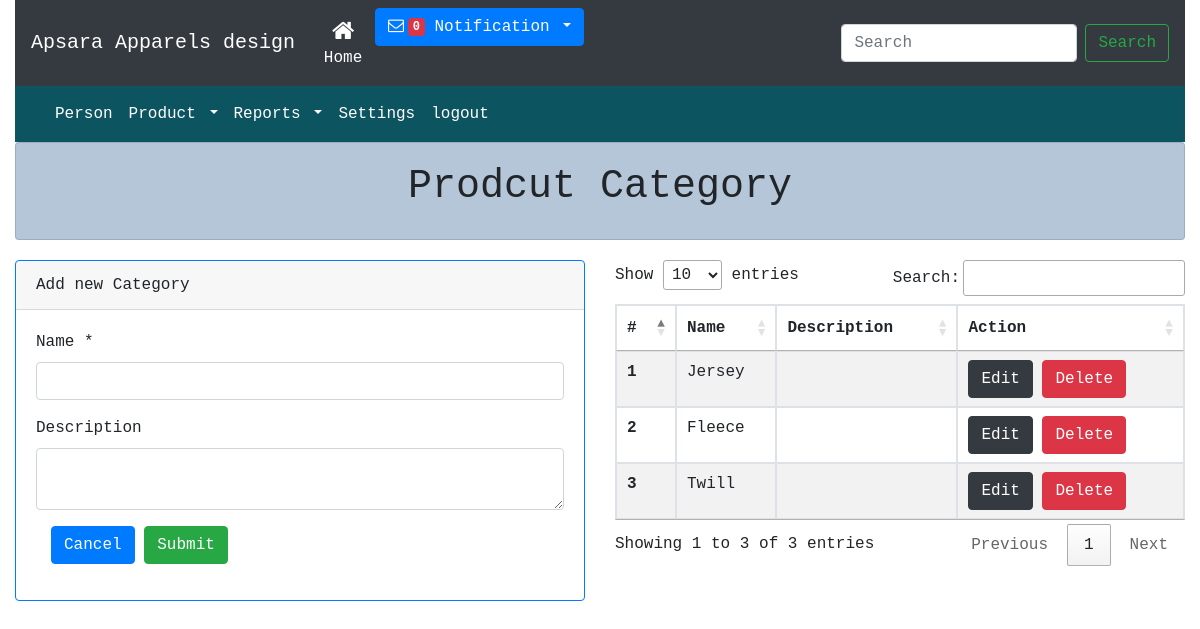
The app's page /category.php with its own data.
### tables this page shows
CREATE TABLE `cateogory` (
  `cat_id` int(11) NOT NULL,
  `cat_name` varchar(200) NOT NULL,
  `cat_description` varchar(200) NOT NULL,
  `cat_created_at` varchar(200) NOT NULL
);

### php/config.php (called while the page is built, shortened)
<?php
class Connection extends PDO
{
	public static $instance=null;
	public static function getInstance()
	{
		try {
			if (!self::$instance) {
				self::$instance  = new Connection();
	self::$instance->setAttribute(PDO::ATTR_ERRMODE, PDO::ERRMODE_EXCEPTION);
		    }
		} catch (PDOException $e ) {
			echo $sql . "<br>" . $e->getMessage();
		}
		return self::$instance;
	}
}
?>

### php/dboperation.php (called while the page is built, shortened)
<?php
include("config.php");
class Db
{
	  private $con = null;
	 function __construct()
	{
		$this->con = Connection::getInstance();
	}
	public function joinQuery($sql){
		try {
		$qry = $this->con->prepare($sql);
		$qry->execute();
		} catch (PDOException $e ) {
			echo $sql . "<br>" . $e->getMessage();
		}
		return $qry;
	}
}
?>

### category.php (the view, shortened to what this page needs)
<?php include 'files/header.php'; ?>
<?php include 'files/menu.php';
                   ?><script>alert('Data has been deleted');
<div class="container-fluid">
   <div class="row ">
      <div class="col">
         <div class="bg-light card card-body header-wrapper" style=" background: #b4c6d8 !important">
            <h1 style="text-align: center;">Prodcut Category</h1>
         </div>
      </div>
   </div>
   <div class="row" style="margin-top: 20px">
      <div class="col">
         <div class="card border-primary">
            <div class="card-header">Add new Category</div>
            <div class="card-body">
              <?php
                if (isset($_GET['edit-id'])) { ?>
                  <form class="form-horizontal form-label-left" method="post" >
                  <div class="form-group">
                     <label for="name"> Name </label>
                     <input id="cat_name" class="form-control"  name="cat_name"  type="text" value="<?=$editdata['cat_name']?>">
                  </div>
                  <div class="form-group">
                     <label  for="textarea">Description
                     </label>
                     <textarea id="description"  name="description" class="form-control"><?=$editdata['cat_description']?></textarea>
                  </div>
                  <div class="form-group">
                     <div class="col-md-6 col-md-offset-3">
                        <button name="updatebtn" type="submit" class="btn btn-warning">Update</button>
                     </div>
                  </div>
               </form>
                <?php  } else { ?>
                  <form class="form-horizontal form-label-left" method="post" >
                  <div class="form-group">
                     <label for="name"> Name <span class="required">*</span>
                     </label>
                     <input id="cat_name" class="form-control"  name="cat_name"  required="required" type="text">
                  </div>
                  <div class="form-group">
                     <label  for="textarea">Description
                     </label>
                     <textarea id="description"  name="description" class="form-control"></textarea>
                  </div>
                  <div class="form-group">
                     <div class="col-md-6 col-md-offset-3">
                        <button type="submit" class="btn btn-primary">Cancel</button>
                        <button id="saveusers" name="savecat" type="submit" class="btn btn-success">Submit</button>
                     </div>
                  </div>
               </form>
               <?php  }
              ?>
            </div>
         </div>
      </div>
      <div class="col">
         <?php
            $sql =  "SELECT * FROM `cateogory`";
            $i =0;
            $data = $db->joinQuery($sql)->fetchAll();
            ?>
         <table class="table table-striped table-condensed table-bordered" id="myTable">
            <thead>
               <tr>
                  <th>#</th>
                  <th>Name</th>
                  <th>Description</th>
                  <th>Action</th>
               </tr>
            </thead>
            <tbody>
               <?php
                  foreach ($data as $val) {  $i++; ?>
               <tr>
                  <th scope="row"><?=$i?></th>
                  <td><?=$val['cat_name']?></td>
                  <td><?=$val['cat_description']?></td>
                  <td> <a class="btn btn-dark" href="category.php?edit-id=<?=$val['cat_id']?>">Edit</a>
      <a class="btn btn-danger" href="category.php?del-id=<?=$val['cat_id']?>" onclick="return confirm('Are you sure?')">Delete</a></td>
               </tr>
               <?php   }
                  ?>
            </tbody>
         </table>
      </div>
   </div>
</div>
<?php include 'files/footer.php'; ?>

### assets/css/style.css (style rules this page uses)
* { font-family: "Lucida Console", Monaco, monospace; }

### records on screen
cateogory: cat_name "Jersey"
cateogory: cat_name "Fleece"
cateogory: cat_name "Twill"
